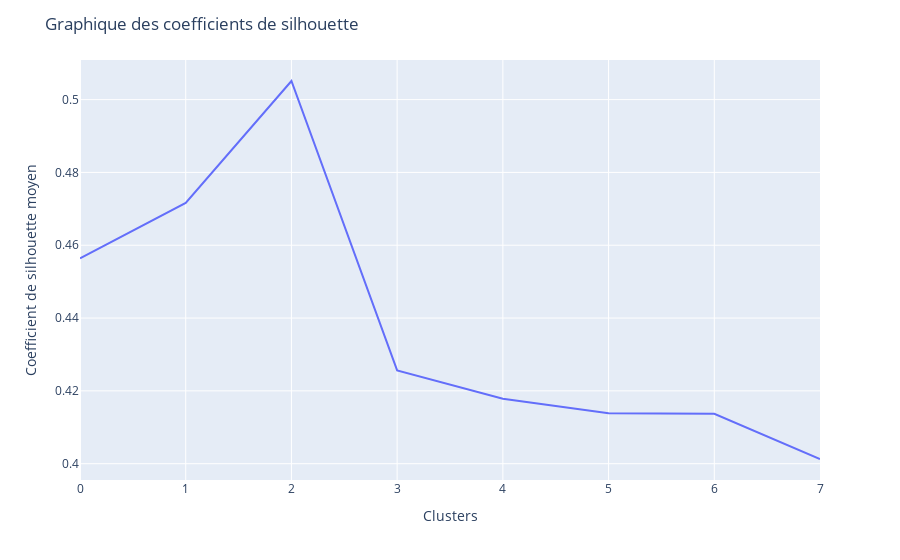

The code cell stored with this chart in its notebook:
### Markdown cell above
## b) Coefficient de silhouette

### Code cell
# Création d'une table vide qui contiendra le nombre de cluster et le coefficient de silhouette (somme des distance moyenne des points de données à leurs centroid) moyen pour un nombre de cluster donné
silhouette_tab = []

# Définition du la tranche de nombre de cluster à analyser
n_cluster_range = range(2,10)

# Remplissage des données de la tabéle silhouette 

for n_cluster in n_cluster_range:
    kmeans = KMeans(n_clusters=n_cluster)
    cluster_labels = kmeans.fit_predict(scaled_X)
    silhouette_tab.append(silhouette_score(scaled_X,cluster_labels))

fig = px.line(silhouette_tab)

fig.update_layout(
    xaxis_title="Clusters", yaxis_title="Coefficient de silhouette moyen", title = 'Graphique des coefficients de silhouette', showlegend = False
)

fig.show()

### Figure 1 — Plotly figure (JSON) as saved in the notebook; plotly's stock layout.template omitted (floating-point values rounded to 4 significant figures)
{"data": [{"hovertemplate": "variable=0<br>index=%{x}<br>value=%{y}<extra></extra>", "legendgroup": "0", "line": {"color": "#636efa", "dash": "solid"}, "marker": {"symbol": "circle"}, "mode": "lines", "name": "0", "orientation": "v", "showlegend": true, "type": "scatter", "x": [0, 1, 2, 3, 4, 5, 6, 7], "xaxis": "x", "y": [0.4564, 0.4716, 0.5051, 0.4256, 0.4179, 0.4138, 0.4137, 0.4013], "yaxis": "y"}], "layout": {"legend": {"title": {"text": "variable"}, "tracegroupgap": 0}, "margin": {"t": 60}, "showlegend": false, "title": {"text": "Graphique des coefficients de silhouette"}, "xaxis": {"anchor": "y", "domain": [0, 1], "title": {"text": "Clusters"}}, "yaxis": {"anchor": "x", "domain": [0, 1], "title": {"text": "Coefficient de silhouette moyen"}}}}
